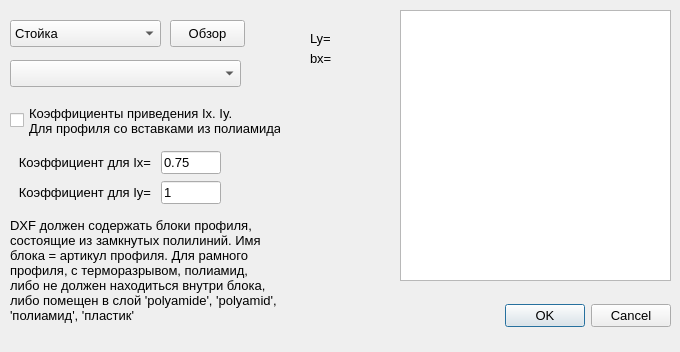
<?xml version="1.0" encoding="UTF-8"?>
<ui version="4.0">
 <class>Dialog</class>
 <widget class="QDialog" name="Dialog">
  <property name="geometry">
   <rect>
    <x>0</x>
    <y>0</y>
    <width>680</width>
    <height>352</height>
   </rect>
  </property>
  <property name="maximumSize">
   <size>
    <width>680</width>
    <height>352</height>
   </size>
  </property>
  <property name="font">
   <font>
    <pointsize>10</pointsize>
   </font>
  </property>
  <property name="windowTitle">
   <string>Импорт из DXF</string>
  </property>
  <widget class="QDialogButtonBox" name="buttonBox">
   <property name="geometry">
    <rect>
     <x>500</x>
     <y>300</y>
     <width>171</width>
     <height>32</height>
    </rect>
   </property>
   <property name="orientation">
    <enum>Qt::Horizontal</enum>
   </property>
   <property name="standardButtons">
    <set>QDialogButtonBox::Cancel|QDialogButtonBox::Ok</set>
   </property>
  </widget>
  <widget class="QComboBox" name="comboBox_1">
   <property name="geometry">
    <rect>
     <x>10</x>
     <y>20</y>
     <width>151</width>
     <height>27</height>
    </rect>
   </property>
   <item>
    <property name="text">
     <string>Стойка</string>
    </property>
   </item>
   <item>
    <property name="text">
     <string>Ригель</string>
    </property>
   </item>
   <item>
    <property name="text">
     <string>Усилитель стойка</string>
    </property>
   </item>
   <item>
    <property name="text">
     <string>Усилитель ригель</string>
    </property>
   </item>
  </widget>
  <widget class="QPushButton" name="pushButton_add">
   <property name="geometry">
    <rect>
     <x>170</x>
     <y>20</y>
     <width>75</width>
     <height>27</height>
    </rect>
   </property>
   <property name="text">
    <string>Обзор</string>
   </property>
  </widget>
  <widget class="QWidget" name="layoutWidget">
   <property name="geometry">
    <rect>
     <x>10</x>
     <y>180</y>
     <width>211</width>
     <height>25</height>
    </rect>
   </property>
   <layout class="QHBoxLayout" name="horizontalLayout_2">
    <property name="spacing">
     <number>10</number>
    </property>
    <item>
     <widget class="QLabel" name="label_ky">
      <property name="text">
       <string>&lt;html&gt;&lt;head/&gt;&lt;body&gt;&lt;p align=&quot;right&quot;&gt;Коэффициент для Iy=&lt;/p&gt;&lt;/body&gt;&lt;/html&gt;</string>
      </property>
     </widget>
    </item>
    <item>
     <widget class="QLineEdit" name="lineEdit_ky">
      <property name="maximumSize">
       <size>
        <width>60</width>
        <height>16777215</height>
       </size>
      </property>
      <property name="toolTip">
       <string>&lt;!DOCTYPE HTML PUBLIC &quot;-//W3C//DTD HTML 4.0//EN&quot; &quot;http://www.w3.org/TR/REC-html40/strict.dtd&quot;&gt;
&lt;html&gt;&lt;head&gt;&lt;meta name=&quot;qrichtext&quot; content=&quot;1&quot; /&gt;&lt;meta charset=&quot;utf-8&quot; /&gt;&lt;style type=&quot;text/css&quot;&gt;
p, li { white-space: pre-wrap; }
hr { height: 1px; border-width: 0; }
li.unchecked::marker { content: &quot;\2610&quot;; }
li.checked::marker { content: &quot;\2612&quot;; }
&lt;/style&gt;&lt;/head&gt;&lt;body style=&quot; font-family:'Segoe UI'; font-size:10pt; font-weight:400; font-style:normal;&quot;&gt;
&lt;p style=&quot; margin-top:0px; margin-bottom:0px; margin-left:0px; margin-right:0px; -qt-block-indent:0; text-indent:0px;&quot;&gt;Коэффициент приведения Iy&lt;/p&gt;
&lt;p style=&quot; margin-top:0px; margin-bottom:0px; margin-left:0px; margin-right:0px; -qt-block-indent:0; text-indent:0px;&quot;&gt;При изгибе в плоскости фасада (вес остекления, снег, работа как колонны) &lt;/p&gt;
&lt;p style=&quot; margin-top:0px; margin-bottom:0px; margin-left:0px; margin-right:0px; -qt-block-indent:0; text-indent:0px;&quot;&gt;сдвиг между алюминиевыми частями минимален.&lt;/p&gt;
&lt;p style=&quot; margin-top:0px; margin-bottom:0px; margin-left:0px; margin-right:0px; -qt-block-indent:0; text-indent:0px;&quot;&gt;По умолчанию: 1,00&lt;/p&gt;
&lt;p style=&quot; margin-top:0px; margin-bottom:0px; margin-left:0px; margin-right:0px; -qt-block-indent:0; text-indent:0px;&quot;&gt;Рекомендуемый диапазон: 0,95 – 1,00&lt;/p&gt;&lt;/body&gt;&lt;/html&gt;</string>
      </property>
      <property name="text">
       <string>1</string>
      </property>
     </widget>
    </item>
   </layout>
  </widget>
  <widget class="QWidget" name="layoutWidget">
   <property name="geometry">
    <rect>
     <x>10</x>
     <y>150</y>
     <width>211</width>
     <height>25</height>
    </rect>
   </property>
   <layout class="QHBoxLayout" name="horizontalLayout">
    <property name="spacing">
     <number>10</number>
    </property>
    <item>
     <widget class="QLabel" name="label_kx">
      <property name="text">
       <string>&lt;html&gt;&lt;head/&gt;&lt;body&gt;&lt;p align=&quot;right&quot;&gt;Коэффициент для Ix=&lt;/p&gt;&lt;/body&gt;&lt;/html&gt;</string>
      </property>
     </widget>
    </item>
    <item>
     <widget class="QLineEdit" name="lineEdit_kx">
      <property name="maximumSize">
       <size>
        <width>60</width>
        <height>16777215</height>
       </size>
      </property>
      <property name="toolTip">
       <string>&lt;!DOCTYPE HTML PUBLIC &quot;-//W3C//DTD HTML 4.0//EN&quot; &quot;http://www.w3.org/TR/REC-html40/strict.dtd&quot;&gt;
&lt;html&gt;&lt;head&gt;&lt;meta name=&quot;qrichtext&quot; content=&quot;1&quot; /&gt;&lt;meta charset=&quot;utf-8&quot; /&gt;&lt;style type=&quot;text/css&quot;&gt;
p, li { white-space: pre-wrap; }
hr { height: 1px; border-width: 0; }
li.unchecked::marker { content: &quot;\2610&quot;; }
li.checked::marker { content: &quot;\2612&quot;; }
&lt;/style&gt;&lt;/head&gt;&lt;body style=&quot; font-family:'Segoe UI'; font-size:10pt; font-weight:400; font-style:normal;&quot;&gt;
&lt;p style=&quot; margin-top:0px; margin-bottom:0px; margin-left:0px; margin-right:0px; -qt-block-indent:0; text-indent:0px;&quot;&gt;Коэффициент приведения Ix (эффективный момент инерции)&lt;/p&gt;
&lt;p style=&quot; margin-top:0px; margin-bottom:0px; margin-left:0px; margin-right:0px; -qt-block-indent:0; text-indent:0px;&quot;&gt;Учитывает сдвиговую податливость полиамидных термомостиков при изгибе &lt;/p&gt;
&lt;p style=&quot; margin-top:0px; margin-bottom:0px; margin-left:0px; margin-right:0px; -qt-block-indent:0; text-indent:0px;&quot;&gt;перпендикулярно плоскости фасада (основная ветровая нагрузка).&lt;/p&gt;
&lt;p style=&quot; margin-top:0px; margin-bottom:0px; margin-left:0px; margin-right:0px; -qt-block-indent:0; text-indent:0px;&quot;&gt;По умолчанию: 0,75&lt;/p&gt;
&lt;p style=&quot; margin-top:0px; margin-bottom:0px; margin-left:0px; margin-right:0px; -qt-block-indent:0; text-indent:0px;&quot;&gt;Рекомендуемый диапазон: 0,65 – 0,90&lt;/p&gt;&lt;/body&gt;&lt;/html&gt;</string>
      </property>
      <property name="text">
       <string>0.75</string>
      </property>
     </widget>
    </item>
   </layout>
  </widget>
  <widget class="QGraphicsView" name="graphicsView">
   <property name="geometry">
    <rect>
     <x>400</x>
     <y>10</y>
     <width>271</width>
     <height>271</height>
    </rect>
   </property>
  </widget>
  <widget class="QComboBox" name="comboBox_blok">
   <property name="geometry">
    <rect>
     <x>10</x>
     <y>60</y>
     <width>231</width>
     <height>27</height>
    </rect>
   </property>
  </widget>
  <widget class="QCheckBox" name="checkBox_k">
   <property name="geometry">
    <rect>
     <x>10</x>
     <y>90</y>
     <width>271</width>
     <height>61</height>
    </rect>
   </property>
   <property name="font">
    <font>
     <pointsize>10</pointsize>
     <bold>false</bold>
     <kerning>true</kerning>
    </font>
   </property>
   <property name="text">
    <string>Коэффициенты приведения Ix. Iy.
Для профиля со вставками из полиамида.</string>
   </property>
  </widget>
  <widget class="QLabel" name="label">
   <property name="geometry">
    <rect>
     <x>10</x>
     <y>210</y>
     <width>271</width>
     <height>121</height>
    </rect>
   </property>
   <property name="text">
    <string>&lt;html&gt;&lt;head/&gt;&lt;body&gt;&lt;p&gt;DXF должен содержать блоки профиля, состоящие из замкнутых полилиний. Имя блока = артикул профиля. Для рамного профиля, с терморазрывом, полиамид, либо не должен находиться внутри блока, либо помещен в слой 'polyamide', 'polyamid', 'полиамид', 'пластик'&lt;/p&gt;&lt;/body&gt;&lt;/html&gt;</string>
   </property>
   <property name="scaledContents">
    <bool>false</bool>
   </property>
   <property name="wordWrap">
    <bool>true</bool>
   </property>
  </widget>
  <widget class="QLabel" name="label_ly">
   <property name="geometry">
    <rect>
     <x>310</x>
     <y>30</y>
     <width>61</width>
     <height>16</height>
    </rect>
   </property>
   <property name="text">
    <string>Ly=</string>
   </property>
  </widget>
  <widget class="QLabel" name="label_bx">
   <property name="geometry">
    <rect>
     <x>310</x>
     <y>50</y>
     <width>49</width>
     <height>16</height>
    </rect>
   </property>
   <property name="text">
    <string>bx=</string>
   </property>
  </widget>
 </widget>
 <resources/>
 <connections>
  <connection>
   <sender>buttonBox</sender>
   <signal>accepted()</signal>
   <receiver>Dialog</receiver>
   <slot>accept()</slot>
   <hints>
    <hint type="sourcelabel">
     <x>248</x>
     <y>254</y>
    </hint>
    <hint type="destinationlabel">
     <x>157</x>
     <y>274</y>
    </hint>
   </hints>
  </connection>
  <connection>
   <sender>buttonBox</sender>
   <signal>rejected()</signal>
   <receiver>Dialog</receiver>
   <slot>reject()</slot>
   <hints>
    <hint type="sourcelabel">
     <x>316</x>
     <y>260</y>
    </hint>
    <hint type="destinationlabel">
     <x>286</x>
     <y>274</y>
    </hint>
   </hints>
  </connection>
 </connections>
</ui>
